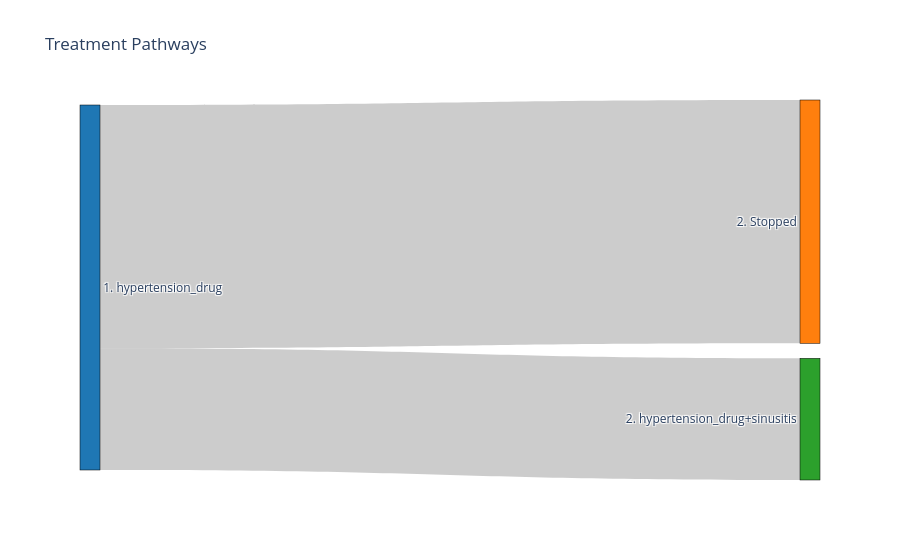

The cell this chart's notebook holds for it:
### Code cell
print("Sankey with combination_window=60:")
plot_sankey(summary_combo60)

### Figure 1 — Plotly figure (JSON) as saved in the notebook; plotly's stock layout.template omitted (floating-point values rounded to 4 significant figures)
{"data": [{"link": {"source": [0, 0], "target": [1, 2], "value": [4, 2]}, "node": {"color": ["#1f77b4", "#ff7f0e", "#2ca02c"], "label": ["1. hypertension_drug", "2. Stopped", "2. hypertension_drug+sinusitis"], "line": {"color": "black", "width": 0.5}, "pad": 15, "thickness": 20}, "type": "sankey"}], "layout": {"font": {"size": 12}, "title": {"text": "Treatment Pathways"}}}
